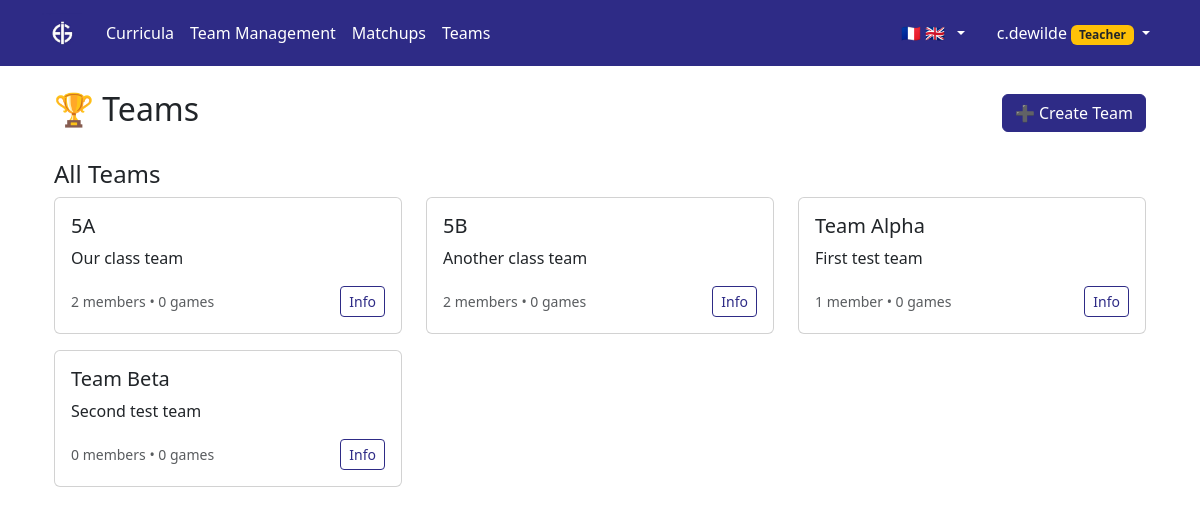
Screenshot of /aigames/teams/ (signed in) with the database file from the repository.
### aigames/models.py (models this page shows, shortened)
class Team(models.Model):
    name = models.CharField(max_length=255)  # Team names unique per school
    description = models.TextField(blank=True)
    school = models.ForeignKey(School, on_delete=models.CASCADE, related_name='teams')
    created_by = models.ForeignKey(User, on_delete=models.CASCADE, related_name='created_teams')
    members = models.ManyToManyField(User, through='TeamMembership', related_name='teams')
    games = models.ManyToManyField(AiGame, through='TeamGameParticipation', related_name='participating_teams')
    is_active = models.BooleanField(default=True)
    created_at = models.DateTimeField(auto_now_add=True)
    updated_at = models.DateTimeField(auto_now=True)
    class Meta:
        ordering = ['name']
        unique_together = ['school', 'name']  # Team names must be unique within each school

### aigames/views.py (the view)
# urls.py: path('teams/', views.list_teams, name='list_teams'),
@login_required
def list_teams(request):
    if hasattr(request.user, 'profile') and request.user.profile.school:
        teams = Team.objects.filter(
            school=request.user.profile.school,
            is_active=True
        ).order_by('name')
    else:
        teams = Team.objects.none()
    user_teams = request.user.teams.filter(is_active=True)
    context = {
        'teams': teams,
        'user_teams': user_teams,
        'is_admin': is_admin(request.user)
    }
    return render(request, 'aigames/list_teams.html', context)

### aigames/models.py (called while the page is built)
    @property
    def logo_url(self):
        if self.logo:
            return self.logo.url
        return None

    @property
    def can_create_teams(self):
        return self.role in ['teacher', 'admin']

    @property
    def can_create_games(self):
        return self.role == 'admin'

    @property
    def can_modify_syllabus(self):
        return self.role == 'admin'

### aigames/views.py (called while the page is built)
def can_modify_syllabus(user):
    if not user.is_authenticated:
        return False
    try:
        return user.profile.can_modify_syllabus
    except UserProfile.DoesNotExist:
        return False

def is_admin(user):
    return can_modify_syllabus(user)

### aigames/templates/aigames/list_teams.html (shortened to what this page needs)
{% extends 'syllabus/base.html' %}
{% block content %}
<div class="container mt-4">
    <div class="d-flex justify-content-between align-items-center mb-4">
        <h2>🏆 Teams</h2>
        <a href="{% url 'create_team' %}" class="btn btn-primary">➕ Create Team</a>
    </div>
    <div class="mb-4">
        <h4>All Teams</h4>
        {% if teams %}
            <div class="row">
                {% for team in teams %}
                    <div class="col-md-6 col-lg-4 mb-3">
                        <div class="card">
                            <div class="card-body">
                                <h5 class="card-title">
                                    {{ team.name }}
                                </h5>
                                <p class="card-text">{{ team.description|truncatewords:15 }}</p>
                                <div class="d-flex justify-content-between align-items-center">
                                    <small class="text-muted">
                                        {{ team.members.count }} member{{ team.members.count|pluralize }} •
                                        {{ team.games.count }} game{{ team.games.count|pluralize }}
                                    </small>
                                    {% if team in user_teams %}
                                        <a href="{% url 'team_detail' team.id %}" class="btn btn-primary btn-sm">View</a>
                                    {% else %}
                                        <a href="{% url 'team_detail' team.id %}" class="btn btn-outline-primary btn-sm">Info</a>
                                    {% endif %}
                                </div>
                            </div>
                        </div>
                    </div>
                {% endfor %}
            </div>
        {% endif %}
    </div>
</div>
{% endblock %}

### syllabus/templates/syllabus/base.html (shortened to what this page needs)
{% load static %}
<!DOCTYPE html>
<html>
<head>
    <link href="{% static 'syllabus/css/bootstrap.min.css' %}" rel="stylesheet">
</head>
<body>
    {% block navbar %}
    <nav class="navbar navbar-expand-lg navbar-dark bg-primary">
        <div class="container">
            {% if user.is_authenticated %}
                <a class="navbar-brand d-flex align-items-center" href="{% if user_role == 'student' %}{% url 'aigames:student_dashboard' %}{% else %}{% url 'curriculum_list' %}{% endif %}">
                    {% if school_logo %}
                        <img src="{{ school_logo }}" alt="{{ school_name }} Logo" height="40">
                    {% else %}
                        📚 Aiducator
                    {% endif %}
                </a>
            {% else %}
                <a class="navbar-brand" href="{% url 'landing_page' %}">📚 Aiducator</a>
            {% endif %}
            <div class="collapse navbar-collapse" id="navbarNav">
                {% if user.is_authenticated %}
                    <ul class="navbar-nav me-auto">
                        {% if user_role == 'student' %}
                            <li class="nav-item">
                                <a class="nav-link" href="{% url 'aigames:student_dashboard' %}">
                                    <i class="bi bi-house-door"></i> My Games
                                </a>
                            </li>
                        {% else %}
                            <li class="nav-item">
                                <a class="nav-link" href="{% url 'curriculum_list' %}">
                                     Curricula
                                </a>
                            </li>
                            <li class="nav-item">
                                <a class="nav-link" href="{% url 'aigames:team_management_dashboard' %}">
                                     Team Management
                                </a>
                            </li>
                            <li class="nav-item">
                                <a class="nav-link" href="{% url 'aigames:game_matchups_list' %}">
                                     Matchups
                                </a>
                            </li>
                            <li class="nav-item">
                                <a class="nav-link" href="{% url 'aigames:list_teams' %}">
                                     Teams
                                </a>
                            </li>
                        {% endif %}
                    </ul>
                {% endif %}
                <ul class="navbar-nav">
                    {% if user.is_authenticated %}
                        <li class="nav-item dropdown me-3">
                            <a class="nav-link dropdown-toggle d-flex align-items-center" href="#" id="languageDropdown" role="button" data-bs-toggle="dropdown" aria-expanded="false">
                                <span class="me-1">🇫🇷</span>
                                <span class="me-1">🇬🇧</span>
                            </a>
                        </li>
                        <li class="nav-item dropdown">
                            <a class="nav-link dropdown-toggle" href="#" id="navbarDropdown" role="button" data-bs-toggle="dropdown">
                                {{ user.username }}
                                {% if user_role == 'admin' %}
                                    <span class="badge bg-danger">Admin</span>
                                {% elif user_role == 'teacher' %}
                                    <span class="badge bg-warning text-dark">Teacher</span>
                                {% elif user_role == 'student' %}
                                    <span class="badge bg-info">Student</span>
                                {% else %}
                                    <span class="badge bg-secondary">User</span>
                                {% endif %}
                            </a>
                        </li>
                    {% else %}
                        <li class="nav-item">
                            <a class="nav-link" href="/accounts/login/">Login</a>
                        </li>
                    {% endif %}
                </ul>
            </div>
        </div>
    </nav>
    {% endblock %}
    <div class="container mt-4">
        {% block content %}{% endblock %}
    </div>
</body>
</html>

### rows the page displays
Team: name "5A", description "Our class team", members.count "2", games.count "0"
Team: name "5B", description "Another class team", members.count "2", games.count "0"
Team: name "Team Alpha", description "First test team", members.count "1", games.count "0"
Team: name "Team Beta", description "Second test team", members.count "0", games.count "0"

### other values shown
{{ user.username }} "c.dewilde"
